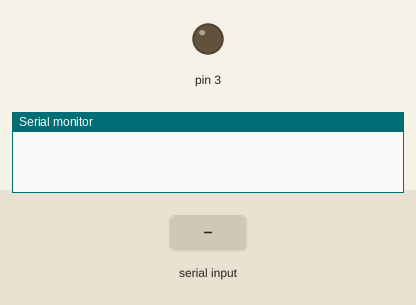
The sketch below on a simulated Arduino Uno, built with avr-gcc and run on an emulated ATmega328P. Shown: output pins drawn as LEDs (lit = HIGH), the last lines printed to the serial monitor. The inputs (shaded band) are chosen by the test bench.

Above: at 1.2 s.
1.3 s: "90,45\n" received over the second serial link
At 3.2 s:
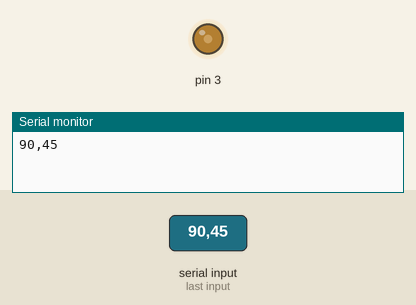
3.8 s: "5\n" received over the second serial link
At 5.1 s:
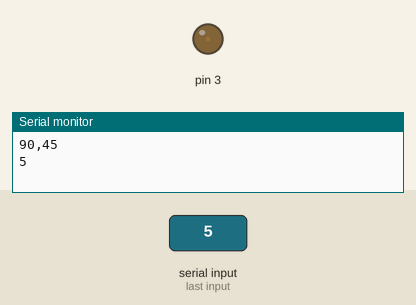
6.2 s: "200\n" received over the second serial link
At 8.2 s:
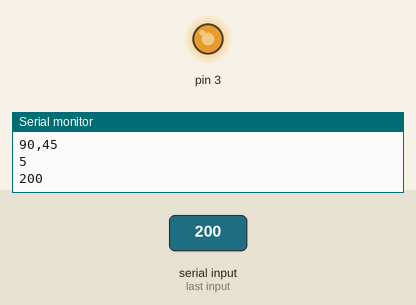
8.7 s: "90\n" received over the second serial link
At 10.0 s:
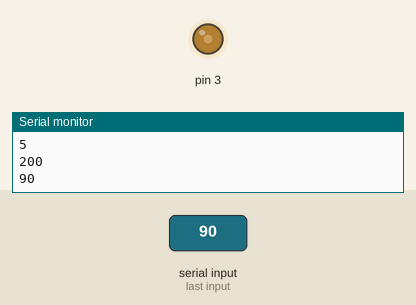
Timing chart, 0 to 11.7 s (numbered marks = the images above; inputs shaded):
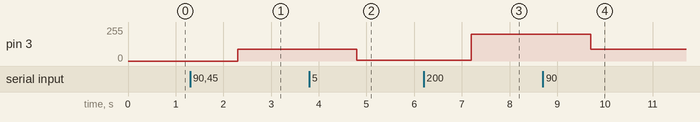

The sketch:

bluetooth_led_dim.ino
```cpp
#include "SoftwareSerial.h"

SoftwareSerial MyBlue(8, 9);
String val = "0";

void setup() {
  MyBlue.begin(9600);
  Serial.begin(9600);
  pinMode(3, OUTPUT);
}
void loop() {

  if (MyBlue.available()) {
    val = MyBlue.readString();
    Serial.println(val);
    analogWrite(3, val.toInt());
  }
}
```

Measured:
- after the input at 1.3 s, pin 3: 0/255 → 90/255 after 1.0 s
- after the input at 3.8 s, pin 3: 90/255 → 5/255 after 1.0 s
- after the input at 6.2 s, pin 3: 5/255 → 200/255 after 1.0 s
- after the input at 8.7 s, pin 3: 200/255 → 90/255 after 1.0 s
